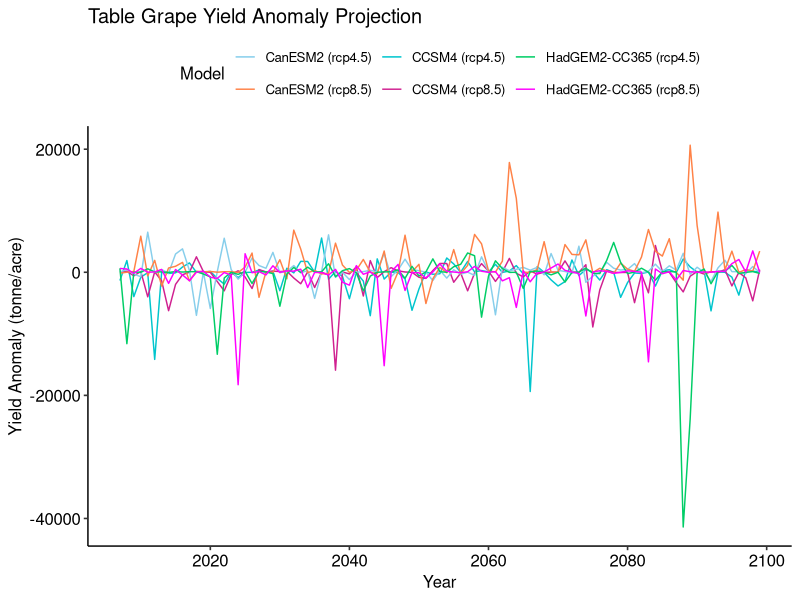
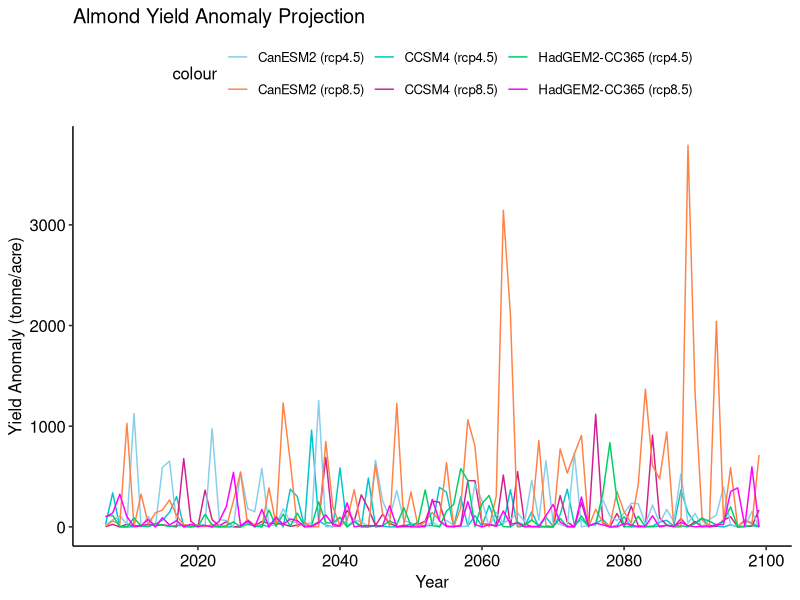
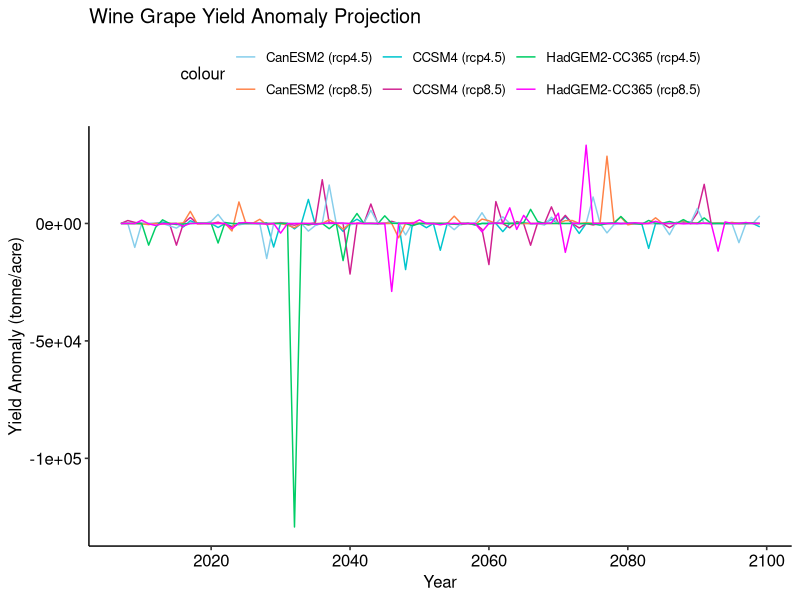
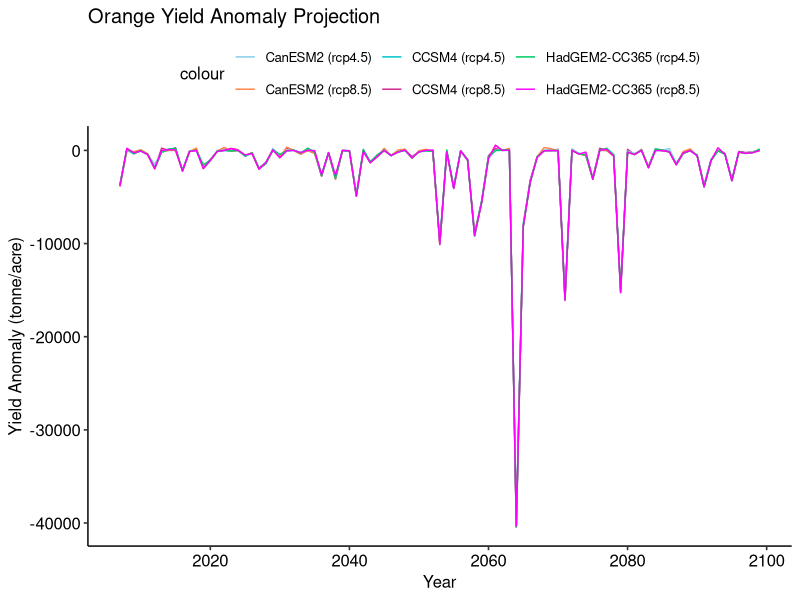
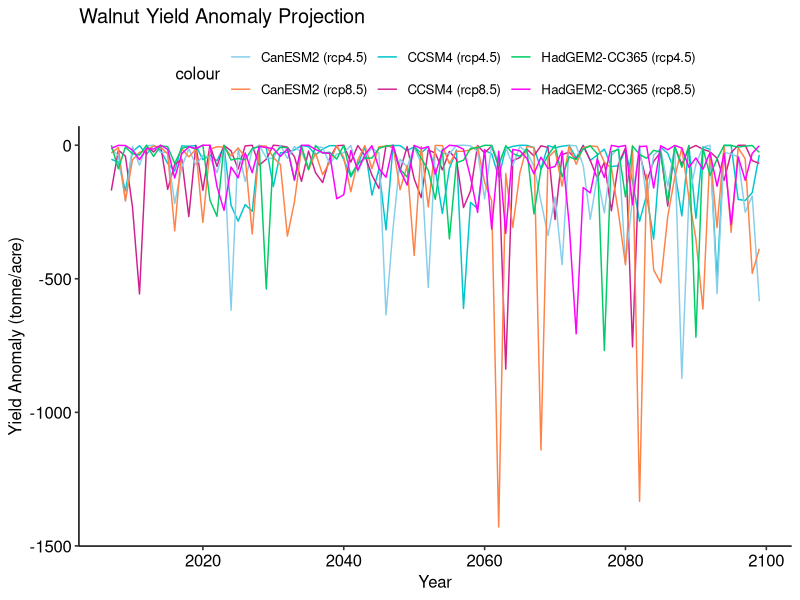
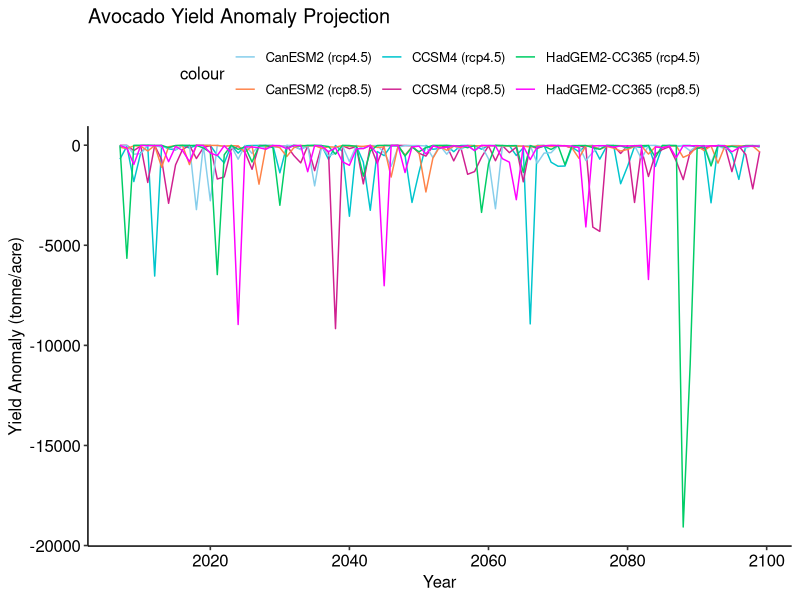

Recreate these plots in R, in order.
## ---- chunk 1
knitr::opts_chunk$set(echo = TRUE)

library(tidyverse)
library(lubridate)
library(ggpubr)

e_45 <- read_csv("CanESM2_45.csv")
e_85 <- read_csv("CanESM2_85.csv")
c_45 <- read_csv("CCSM4_45.csv")
c_85 <- read_csv("CCSM4_85.csv")
h_45 <- read_csv("HadGEM2-CC365_45.csv")
h_85 <- read_csv("HadGEM2-CC365_85.csv")

## ---- chunk 2

e_45 <- e_45 %>% 
  mutate(parsedate = mdy(date)) %>% 
  mutate(month = month(parsedate),
         year = year(parsedate))

e_85 <- e_85 %>% 
  mutate(parsedate = mdy(date)) %>% 
  mutate(month = month(parsedate),
         year = year(parsedate))

c_45 <- c_45 %>% 
  mutate(parsedate = mdy(Date)) %>% 
  mutate(month = month(parsedate),
         year = year(parsedate))

c_85 <- c_85 %>% 
  mutate(parsedate = mdy(Date)) %>% 
  mutate(month = month(parsedate),
         year = case_when(
           year(parsedate) <= 2000 ~ year(parsedate) + 100,
           year(parsedate) > 2000 ~ year(parsedate)
           ))

h_45 <- h_45 %>% 
  mutate(parsedate = mdy(date)) %>% 
  mutate(month = month(parsedate),
         year = year(parsedate))

h_85 <- h_85 %>% 
  mutate(parsedate = mdy(date)) %>% 
  mutate(month = month(parsedate),
         year = year(parsedate))

## ---- chunk 3

#Create a dataframe

crop <- data.frame("year" = 2007:2099)



## ---- chunk 4

#table grape

g_c_45 <- rep(0, 93)
g_c_85 <- rep(0, 93)
g_e_45 <- rep(0, 93)
g_e_85 <- rep(0, 93)
g_h_45 <- rep(0, 93)
g_h_85 <- rep(0, 93)

for (x in crop$year) {
  tn7_c_45 = as.numeric(c_45 %>% filter(year == (x), month == 7) %>% select(min_temp)) - 273.15
  tn7_c_85 = as.numeric(c_85 %>% filter(year == (x), month == 7) %>% select(min_temp)) - 273.15
  tn7_e_45 = as.numeric(e_45 %>% filter(year == (x), month == 7) %>% select(min_temp)) - 273.15
  tn7_e_85 = as.numeric(e_85 %>% filter(year == (x), month == 7) %>% select(min_temp)) - 273.15
  tn7_h_45 = as.numeric(h_45 %>% filter(year == (x), month == 7) %>% select(min_temp)) - 273.15
  tn7_h_85 = as.numeric(h_85 %>% filter(year == (x), month == 7) %>% select(min_temp)) - 273.15
  tn4_c_45 = as.numeric(c_45 %>% filter(year == (x), month == 4) %>% select(min_temp)) - 273.15
  tn4_c_85 = as.numeric(c_85 %>% filter(year == (x), month == 4) %>% select(min_temp)) - 273.15
  tn4_e_45 = as.numeric(e_45 %>% filter(year == (x), month == 4) %>% select(min_temp)) - 273.15
  tn4_e_85 = as.numeric(e_85 %>% filter(year == (x), month == 4) %>% select(min_temp)) - 273.15
  tn4_h_45 = as.numeric(h_45 %>% filter(year == (x), month == 4) %>% select(min_temp)) - 273.15
  tn4_h_85 = as.numeric(h_85 %>% filter(year == (x), month == 4) %>% select(min_temp)) - 273.15
  p10_c_45 = as.numeric(c_45 %>% filter(year == (x-1), month == 10) %>% select(precip))
  p10_c_85 = as.numeric(c_85 %>% filter(year == (x-1), month == 10) %>% select(precip))
  p10_e_45 = as.numeric(e_45 %>% filter(year == (x-1), month == 10) %>% select(precip))
  p10_e_85 = as.numeric(e_85 %>% filter(year == (x-1), month == 10) %>% select(precip))
  p10_h_45 = as.numeric(h_45 %>% filter(year == (x-1), month == 10) %>% select(precip))
  p10_h_85 = as.numeric(h_85 %>% filter(year == (x-1), month == 10) %>% select(precip))
  p1_c_45 = as.numeric(c_45 %>% filter(year == (x), month == 1) %>% select(precip))
  p1_c_85 = as.numeric(c_85 %>% filter(year == (x), month == 1) %>% select(precip))
  p1_e_45 = as.numeric(e_45 %>% filter(year == (x), month == 1) %>% select(precip))
  p1_e_85 = as.numeric(e_85 %>% filter(year == (x), month == 1) %>% select(precip))
  p1_h_45 = as.numeric(h_45 %>% filter(year == (x), month == 1) %>% select(precip))
  p1_h_85 = as.numeric(h_85 %>% filter(year == (x), month == 1) %>% select(precip))
  

  
  g_c_45[x-2006] = 6.93 * tn7_c_45 - 0.19 * tn7_c_45^2 + 2.61 * tn4_c_45 - 0.15 * tn4_c_45^2 + 0.035 * p1_c_45 + 0.024 * p1_c_45^2 + 1.71 * p10_c_45 - 0.673 * p10_c_45^2 - 73.89
  g_c_85[x-2006] = 6.93 * tn7_c_85 - 0.19 * tn7_c_85^2 + 2.61 * tn4_c_85 - 0.15 * tn4_c_85^2 + 0.035 * p1_c_85 + 0.024 * p1_c_85^2 + 1.71 * p10_c_85 - 0.673 * p10_c_85^2 - 73.89
  g_e_45[x-2006] = 6.93 * tn7_e_45 - 0.19 * tn7_e_45^2 + 2.61 * tn4_e_45 - 0.15 * tn4_e_45^2 + 0.035 * p1_e_45 + 0.024 * p1_e_45^2 + 1.71 * p10_e_45 - 0.673 * p10_e_45^2 - 73.89
  g_e_85[x-2006] = 6.93 * tn7_e_85 - 0.19 * tn7_e_85^2 + 2.61 * tn4_e_85 - 0.15 * tn4_e_85^2 + 0.035 * p1_e_85 + 0.024 * p1_e_85^2 + 1.71 * p10_e_85 - 0.673 * p10_e_85^2 - 73.89
  g_h_45[x-2006] = 6.93 * tn7_h_45 - 0.19 * tn7_h_45^2 + 2.61 * tn4_h_45 - 0.15 * tn4_h_45^2 + 0.035 * p1_h_45 + 0.024 * p1_h_45^2 + 1.71 * p10_h_45 - 0.673 * p10_h_45^2 - 73.89
  g_h_85[x-2006] = 6.93 * tn7_h_85 - 0.19 * tn7_h_85^2 + 2.61 * tn4_h_85 - 0.15 * tn4_h_85^2 + 0.035 * p1_h_85 + 0.024 * p1_h_85^2 + 1.71 * p10_h_85 - 0.673 * p10_h_85^2 - 73.89
  
}

## ---- chunk 5

table_grape <- data.frame("year" = crop$year, "c_45" = g_c_45, "c_85" = g_c_85, "e_45" = g_e_45, "e_85" = g_e_85, "h_45" = g_h_45, "h_85" = g_h_85)

table_grape_plot <- ggplot(table_grape) +
  geom_line(aes(x = year, y = c_45, color = "CCSM4 (rcp4.5)")) +
  geom_line(aes(x = year, y = c_85, color = "CCSM4 (rcp8.5)")) +
  geom_line(aes(x = year, y = e_45, color = "CanESM2 (rcp4.5)")) +
  geom_line(aes(x = year, y = e_85, color = "CanESM2 (rcp8.5)")) +
  geom_line(aes(x = year, y = h_45, color = "HadGEM2-CC365 (rcp4.5)")) +
  geom_line(aes(x = year, y = h_85, color = "HadGEM2-CC365 (rcp8.5)"))+
  scale_colour_manual("Model", values= c("skyblue", "sienna1", "turquoise3", "violetred", "springgreen3", "magenta")) +
  theme_pubr()+
  labs(x = "Year", y = "Yield Anomaly (tonne/acre)", title = "Table Grape Yield Anomaly Projection")+
  scale_x_continuous(breaks = seq(2000, 3000, by = 20))
  
table_grape_plot

## ---- chunk 6

#almond

a_c_45 <- rep(0, 93)
a_c_85 <- rep(0, 93)
a_e_45 <- rep(0, 93)
a_e_85 <- rep(0, 93)
a_h_45 <- rep(0, 93)
a_h_85 <- rep(0, 93)

for (x in crop$year) {

  tn2_c_45 = as.numeric(c_45 %>% filter(year == (x), month == 2) %>% select(min_temp)) - 273.15
  tn2_c_85 = as.numeric(c_85 %>% filter(year == (x), month == 2) %>% select(min_temp)) - 273.15
  tn2_e_45 = as.numeric(e_45 %>% filter(year == (x), month == 2) %>% select(min_temp)) - 273.15
  tn2_e_85 = as.numeric(e_85 %>% filter(year == (x), month == 2) %>% select(min_temp)) - 273.15
  tn2_h_45 = as.numeric(h_45 %>% filter(year == (x), month == 2) %>% select(min_temp)) - 273.15
  tn2_h_85 = as.numeric(h_85 %>% filter(year == (x), month == 2) %>% select(min_temp)) - 273.15

  p1_c_45 = as.numeric(c_45 %>% filter(year == (x), month == 1) %>% select(precip))
  p1_c_85 = as.numeric(c_85 %>% filter(year == (x), month == 1) %>% select(precip))
  p1_e_45 = as.numeric(e_45 %>% filter(year == (x), month == 1) %>% select(precip))
  p1_e_85 = as.numeric(e_85 %>% filter(year == (x), month == 1) %>% select(precip))
  p1_h_45 = as.numeric(h_45 %>% filter(year == (x), month == 1) %>% select(precip))
  p1_h_85 = as.numeric(h_85 %>% filter(year == (x), month == 1) %>% select(precip))
  

  
  a_c_45[x-2006] = -0.015 * tn2_c_45 - 0.0046 * tn2_c_45^2 - 0.07 * p1_c_45 + 0.0043 * p1_c_45^2 + 0.28
  a_c_85[x-2006] = -0.015 * tn2_c_85 - 0.0046 * tn2_c_85^2 - 0.07 * p1_c_85 + 0.0043 * p1_c_85^2 + 0.28
  a_e_45[x-2006] = -0.015 * tn2_e_45 - 0.0046 * tn2_e_45^2 - 0.07 * p1_e_45 + 0.0043 * p1_e_45^2 + 0.28
  a_e_85[x-2006] = -0.015 * tn2_e_85 - 0.0046 * tn2_e_85^2 - 0.07 * p1_e_85 + 0.0043 * p1_e_85^2 + 0.28
  a_h_45[x-2006] = -0.015 * tn2_h_45 - 0.0046 * tn2_h_45^2 - 0.07 * p1_h_45 + 0.0043 * p1_h_45^2 + 0.28
  a_h_85[x-2006] = -0.015 * tn2_h_85 - 0.0046 * tn2_h_85^2 - 0.07 * p1_h_85 + 0.0043 * p1_h_85^2 + 0.28
  
}

## ---- chunk 7

almond <- data.frame("year" = crop$year, "c_45" = a_c_45, "c_85" = a_c_85, "e_45" = a_e_45, "e_85" = a_e_85, "h_45" = a_h_45, "h_85" = a_h_85)

almond_plot <- ggplot(almond) +
  geom_line(aes(x = year, y = c_45, color = "CCSM4 (rcp4.5)")) +
  geom_line(aes(x = year, y = c_85, color = "CCSM4 (rcp8.5)")) +
  geom_line(aes(x = year, y = e_45, color = "CanESM2 (rcp4.5)")) +
  geom_line(aes(x = year, y = e_85, color = "CanESM2 (rcp8.5)")) +
  geom_line(aes(x = year, y = h_45, color = "HadGEM2-CC365 (rcp4.5)")) +
  geom_line(aes(x = year, y = h_85, color = "HadGEM2-CC365 (rcp8.5)"))+
  scale_colour_manual(values= c("skyblue", "sienna1", "turquoise3", "violetred", "springgreen3", "magenta")) +
  theme_pubr()+
  labs(x = "Year", y = "Yield Anomaly (tonne/acre)", title = "Almond Yield Anomaly Projection")+
  scale_x_continuous(breaks = seq(2000, 3000, by = 20))
  
almond_plot

## ---- chunk 8

#wine grape

w_c_45 <- rep(0, 93)
w_c_85 <- rep(0, 93)
w_e_45 <- rep(0, 93)
w_e_85 <- rep(0, 93)
w_h_45 <- rep(0, 93)
w_h_85 <- rep(0, 93)

for (x in crop$year) {

  tn4_c_45 = as.numeric(c_45 %>% filter(year == (x), month == 4) %>% select(min_temp)) - 273.15
  tn4_c_85 = as.numeric(c_85 %>% filter(year == (x), month == 4) %>% select(min_temp)) - 273.15
  tn4_e_45 = as.numeric(e_45 %>% filter(year == (x), month == 4) %>% select(min_temp)) - 273.15
  tn4_e_85 = as.numeric(e_85 %>% filter(year == (x), month == 4) %>% select(min_temp)) - 273.15
  tn4_h_45 = as.numeric(h_45 %>% filter(year == (x), month == 4) %>% select(min_temp)) - 273.15
  tn4_h_85 = as.numeric(h_85 %>% filter(year == (x), month == 4) %>% select(min_temp)) - 273.15

  p6_c_45 = as.numeric(c_45 %>% filter(year == (x), month == 6) %>% select(precip))
  p6_c_85 = as.numeric(c_85 %>% filter(year == (x), month == 6) %>% select(precip))
  p6_e_45 = as.numeric(e_45 %>% filter(year == (x), month == 6) %>% select(precip))
  p6_e_85 = as.numeric(e_85 %>% filter(year == (x), month == 6) %>% select(precip))
  p6_h_45 = as.numeric(h_45 %>% filter(year == (x), month == 6) %>% select(precip))
  p6_h_85 = as.numeric(h_85 %>% filter(year == (x), month == 6) %>% select(precip))
  
  p9_c_45 = as.numeric(c_45 %>% filter(year == (x-1), month == 9) %>% select(precip))
  p9_c_85 = as.numeric(c_85 %>% filter(year == (x-1), month == 9) %>% select(precip))
  p9_e_45 = as.numeric(e_45 %>% filter(year == (x-1), month == 9) %>% select(precip))
  p9_e_85 = as.numeric(e_85 %>% filter(year == (x-1), month == 9) %>% select(precip))
  p9_h_45 = as.numeric(h_45 %>% filter(year == (x-1), month == 9) %>% select(precip))
  p9_h_85 = as.numeric(h_85 %>% filter(year == (x-1), month == 9) %>% select(precip))
  

  
  w_c_45[x-2006] = 2.65 * tn4_c_45 - 0.17 * tn4_c_45^2 + 4.78 * p6_c_45 - 4.93 * p6_c_45^2 - 2.24 * p9_c_45 + 1.54 * p9_c_45^2 - 10.5
  w_c_85[x-2006] = 2.65 * tn4_c_85 - 0.17 * tn4_c_85^2 + 4.78 * p6_c_85 - 4.93 * p6_c_85^2 - 2.24 * p9_c_85 + 1.54 * p9_c_85^2 - 10.5
  w_e_45[x-2006] = 2.65 * tn4_e_45 - 0.17 * tn4_e_45^2 + 4.78 * p6_e_45 - 4.93 * p6_e_45^2 - 2.24 * p9_e_45 + 1.54 * p9_e_45^2 - 10.5
  w_e_85[x-2006] = 2.65 * tn4_e_85 - 0.17 * tn4_e_85^2 + 4.78 * p6_e_85 - 4.93 * p6_e_85^2 - 2.24 * p9_e_85 + 1.54 * p9_e_85^2 - 10.5
  w_h_45[x-2006] = 2.65 * tn4_h_45 - 0.17 * tn4_h_45^2 + 4.78 * p6_h_45 - 4.93 * p6_h_45^2 - 2.24 * p9_h_45 + 1.54 * p9_h_45^2 - 10.5
  w_h_85[x-2006] = 2.65 * tn4_h_85 - 0.17 * tn4_h_85^2 + 4.78 * p6_h_85 - 4.93 * p6_h_85^2 - 2.24 * p9_h_85 + 1.54 * p9_h_85^2 - 10.5
  
}

## ---- chunk 9

wgrape <- data.frame("year" = crop$year, "c_45" = w_c_45, "c_85" = w_c_85, "e_45" = w_e_45, "e_85" = w_e_85, "h_45" = w_h_45, "h_85" = w_h_85)

wgrape_plot <- ggplot(wgrape) +
  geom_line(aes(x = year, y = c_45, color = "CCSM4 (rcp4.5)")) +
  geom_line(aes(x = year, y = c_85, color = "CCSM4 (rcp8.5)")) +
  geom_line(aes(x = year, y = e_45, color = "CanESM2 (rcp4.5)")) +
  geom_line(aes(x = year, y = e_85, color = "CanESM2 (rcp8.5)")) +
  geom_line(aes(x = year, y = h_45, color = "HadGEM2-CC365 (rcp4.5)")) +
  geom_line(aes(x = year, y = h_85, color = "HadGEM2-CC365 (rcp8.5)"))+
  scale_colour_manual(values= c("skyblue", "sienna1", "turquoise3", "violetred", "springgreen3", "magenta")) +
  theme_pubr()+
  labs(x = "Year", y = "Yield Anomaly (tonne/acre)", title = "Wine Grape Yield Anomaly Projection")+
  scale_x_continuous(breaks = seq(2000, 3000, by = 20))
  
wgrape_plot

## ---- chunk 10

#orange

o_c_45 <- rep(0, 93)
o_c_85 <- rep(0, 93)
o_e_45 <- rep(0, 93)
o_e_85 <- rep(0, 93)
o_h_45 <- rep(0, 93)
o_h_85 <- rep(0, 93)

for (x in crop$year) {

  tn12_c_45 = as.numeric(c_45 %>% filter(year == (x-1), month == 12) %>% select(min_temp)) - 273.15
  tn12_c_85 = as.numeric(c_85 %>% filter(year == (x-1), month == 12) %>% select(min_temp)) - 273.15
  tn12_e_45 = as.numeric(e_45 %>% filter(year == (x-1), month == 12) %>% select(min_temp)) - 273.15
  tn12_e_85 = as.numeric(e_85 %>% filter(year == (x-1), month == 12) %>% select(min_temp)) - 273.15
  tn12_h_45 = as.numeric(h_45 %>% filter(year == (x-1), month == 12) %>% select(min_temp)) - 273.15
  tn12_h_85 = as.numeric(h_85 %>% filter(year == (x-1), month == 12) %>% select(min_temp)) - 273.15

  p5_c_45 = as.numeric(c_45 %>% filter(year == (x), month == 5) %>% select(precip))
  p5_c_85 = as.numeric(c_85 %>% filter(year == (x), month == 5) %>% select(precip))
  p5_e_45 = as.numeric(e_45 %>% filter(year == (x), month == 5) %>% select(precip))
  p5_e_85 = as.numeric(e_85 %>% filter(year == (x), month == 5) %>% select(precip))
  p5_h_45 = as.numeric(h_45 %>% filter(year == (x), month == 5) %>% select(precip))
  p5_h_85 = as.numeric(h_85 %>% filter(year == (x), month == 5) %>% select(precip))
  

  
  o_c_45[x-2006] = 1.08 * tn12_c_45 - 0.2 * tn12_c_45^2 + 4.99 * p5_c_45 - 1.97 * p5_c_45^2 - 2.47
  o_c_85[x-2006] = 1.08 * tn12_c_85 - 0.2 * tn12_c_85^2 + 4.99 * p5_c_85 - 1.97 * p5_c_45^2 - 2.47
  o_e_45[x-2006] = 1.08 * tn12_e_45 - 0.2 * tn12_e_45^2 + 4.99 * p5_e_45 - 1.97 * p5_c_45^2 - 2.47
  o_e_85[x-2006] = 1.08 * tn12_e_85 - 0.2 * tn12_e_85^2 + 4.99 * p5_e_85 - 1.97 * p5_c_45^2 - 2.47
  o_h_45[x-2006] = 1.08 * tn12_h_45 - 0.2 * tn12_h_45^2 + 4.99 * p5_h_45 - 1.97 * p5_c_45^2 - 2.47
  o_h_85[x-2006] = 1.08 * tn12_h_85 - 0.2 * tn12_h_85^2 + 4.99 * p5_h_85 - 1.97 * p5_c_45^2 - 2.47
  
}

## ---- chunk 11

orange <- data.frame("year" = crop$year, "c_45" = o_c_45, "c_85" = o_c_85, "e_45" = o_e_45, "e_85" = o_e_85, "h_45" = o_h_45, "h_85" = o_h_85)

orange_plot <- ggplot(orange) +
  geom_line(aes(x = year, y = c_45, color = "CCSM4 (rcp4.5)")) +
  geom_line(aes(x = year, y = c_85, color = "CCSM4 (rcp8.5)")) +
  geom_line(aes(x = year, y = e_45, color = "CanESM2 (rcp4.5)")) +
  geom_line(aes(x = year, y = e_85, color = "CanESM2 (rcp8.5)")) +
  geom_line(aes(x = year, y = h_45, color = "HadGEM2-CC365 (rcp4.5)")) +
  geom_line(aes(x = year, y = h_85, color = "HadGEM2-CC365 (rcp8.5)"))+
  scale_colour_manual(values= c("skyblue", "sienna1", "turquoise3", "violetred", "springgreen3", "magenta")) +
  theme_pubr()+
  labs(x = "Year", y = "Yield Anomaly (tonne/acre)", title = "Orange Yield Anomaly Projection")+
  scale_x_continuous(breaks = seq(2000, 3000, by = 20))
  
orange_plot

## ---- chunk 12

#walnuts

l_c_45 <- rep(0, 93)
l_c_85 <- rep(0, 93)
l_e_45 <- rep(0, 93)
l_e_85 <- rep(0, 93)
l_h_45 <- rep(0, 93)
l_h_85 <- rep(0, 93)

for (x in crop$year) {

  tx11_c_45 = as.numeric(c_45 %>% filter(year == (x-1), month == 11) %>% select(max_temp)) - 273.15
  tx11_c_85 = as.numeric(c_85 %>% filter(year == (x-1), month == 11) %>% select(max_temp)) - 273.15
  tx11_e_45 = as.numeric(e_45 %>% filter(year == (x-1), month == 11) %>% select(max_temp)) - 273.15
  tx11_e_85 = as.numeric(e_85 %>% filter(year == (x-1), month == 11) %>% select(max_temp)) - 273.15
  tx11_h_45 = as.numeric(h_45 %>% filter(year == (x-1), month == 11) %>% select(max_temp)) - 273.15
  tx11_h_85 = as.numeric(h_85 %>% filter(year == (x-1), month == 11) %>% select(max_temp)) - 273.15

  p2_c_45 = as.numeric(c_45 %>% filter(year == (x), month == 2) %>% select(precip))
  p2_c_85 = as.numeric(c_85 %>% filter(year == (x), month == 2) %>% select(precip))
  p2_e_45 = as.numeric(e_45 %>% filter(year == (x), month == 2) %>% select(precip))
  p2_e_85 = as.numeric(e_85 %>% filter(year == (x), month == 2) %>% select(precip))
  p2_h_45 = as.numeric(h_45 %>% filter(year == (x), month == 2) %>% select(precip))
  p2_h_85 = as.numeric(h_85 %>% filter(year == (x), month == 2) %>% select(precip))
  

  
  l_c_45[x-2006] = 0.68 * tx11_c_45 - 0.02 * tx11_c_45^2 + 0.038 * p2_c_45 - 0.0051 * p2_c_45^2 - 5.83
  l_c_85[x-2006] = 0.68 * tx11_c_85 - 0.02 * tx11_c_85^2 + 0.038 * p2_c_85 - 0.0051 * p2_c_85^2 - 5.83
  l_e_45[x-2006] = 0.68 * tx11_e_45 - 0.02 * tx11_e_45^2 + 0.038 * p2_e_45 - 0.0051 * p2_e_45^2 - 5.83
  l_e_85[x-2006] = 0.68 * tx11_e_85 - 0.02 * tx11_e_85^2 + 0.038 * p2_e_85 - 0.0051 * p2_e_85^2 - 5.83
  l_h_45[x-2006] = 0.68 * tx11_h_45 - 0.02 * tx11_h_45^2 + 0.038 * p2_h_45 - 0.0051 * p2_h_45^2 - 5.83
  l_h_85[x-2006] = 0.68 * tx11_h_85 - 0.02 * tx11_h_85^2 + 0.038 * p2_h_85 - 0.0051 * p2_h_85^2 - 5.83
  
  
}

## ---- chunk 13

walnuts <- data.frame("year" = crop$year, "c_45" = l_c_45, "c_85" = l_c_85, "e_45" = l_e_45, "e_85" = l_e_85, "h_45" = l_h_45, "h_85" = l_h_85)

walnuts_plot <- ggplot(walnuts) +
  geom_line(aes(x = year, y = c_45, color = "CCSM4 (rcp4.5)")) +
  geom_line(aes(x = year, y = c_85, color = "CCSM4 (rcp8.5)")) +
  geom_line(aes(x = year, y = e_45, color = "CanESM2 (rcp4.5)")) +
  geom_line(aes(x = year, y = e_85, color = "CanESM2 (rcp8.5)")) +
  geom_line(aes(x = year, y = h_45, color = "HadGEM2-CC365 (rcp4.5)")) +
  geom_line(aes(x = year, y = h_85, color = "HadGEM2-CC365 (rcp8.5)"))+
  scale_colour_manual(values= c("skyblue", "sienna1", "turquoise3", "violetred", "springgreen3", "magenta")) +
  theme_pubr()+
  labs(x = "Year", y = "Yield Anomaly (tonne/acre)", title = "Walnut Yield Anomaly Projection")+
  scale_x_continuous(breaks = seq(2000, 3000, by = 20))
  
walnuts_plot

## ---- chunk 14

#avocado

d_c_45 <- rep(0, 93)
d_c_85 <- rep(0, 93)
d_e_45 <- rep(0, 93)
d_e_85 <- rep(0, 93)
d_h_45 <- rep(0, 93)
d_h_85 <- rep(0, 93)

for (x in crop$year) {

  tx8_c_45 = as.numeric(c_45 %>% filter(year == (x-1), month == 8) %>% select(max_temp)) - 273.15
  tx8_c_85 = as.numeric(c_85 %>% filter(year == (x-1), month == 8) %>% select(max_temp)) - 273.15
  tx8_e_45 = as.numeric(e_45 %>% filter(year == (x-1), month == 8) %>% select(max_temp)) - 273.15
  tx8_e_85 = as.numeric(e_85 %>% filter(year == (x-1), month == 8) %>% select(max_temp)) - 273.15
  tx8_h_45 = as.numeric(h_45 %>% filter(year == (x-1), month == 8) %>% select(max_temp)) - 273.15
  tx8_h_85 = as.numeric(h_85 %>% filter(year == (x-1), month == 8) %>% select(max_temp)) - 273.15
  
  tn5_c_45 = as.numeric(c_45 %>% filter(year == (x), month == 5) %>% select(min_temp)) - 273.15
  tn5_c_85 = as.numeric(c_85 %>% filter(year == (x), month == 5) %>% select(min_temp)) - 273.15
  tn5_e_45 = as.numeric(e_45 %>% filter(year == (x), month == 5) %>% select(min_temp)) - 273.15
  tn5_e_85 = as.numeric(e_85 %>% filter(year == (x), month == 5) %>% select(min_temp)) - 273.15
  tn5_h_45 = as.numeric(h_45 %>% filter(year == (x), month == 5) %>% select(min_temp)) - 273.15
  tn5_h_85 = as.numeric(h_85 %>% filter(year == (x), month == 5) %>% select(min_temp)) - 273.15

  p10_c_45 = as.numeric(c_45 %>% filter(year == (x-1), month == 10) %>% select(precip))
  p10_c_85 = as.numeric(c_85 %>% filter(year == (x-1), month == 10) %>% select(precip))
  p10_e_45 = as.numeric(e_45 %>% filter(year == (x-1), month == 10) %>% select(precip))
  p10_e_85 = as.numeric(e_85 %>% filter(year == (x-1), month == 10) %>% select(precip))
  p10_h_45 = as.numeric(h_45 %>% filter(year == (x-1), month == 10) %>% select(precip))
  p10_h_85 = as.numeric(h_85 %>% filter(year == (x-1), month == 10) %>% select(precip))
  

  
  d_c_45[x-2006] = 17.71 * tx8_c_45 - 0.29 * tx8_c_45^2 + 3.25 * tn5_c_45 - 0.14 * tn5_c_45^2 + p10_c_45 - 0.31 * p10_c_45^2 - 288.09
  d_c_85[x-2006] = 17.71 * tx8_c_85 - 0.29 * tx8_c_85^2 + 3.25 * tn5_c_85 - 0.14 * tn5_c_85^2 + p10_c_85 - 0.31 * p10_c_85^2 - 288.09
  d_e_45[x-2006] = 17.71 * tx8_e_45 - 0.29 * tx8_e_45^2 + 3.25 * tn5_e_45 - 0.14 * tn5_e_45^2 + p10_e_45 - 0.31 * p10_e_45^2 - 288.09
  d_e_85[x-2006] = 17.71 * tx8_e_85 - 0.29 * tx8_e_85^2 + 3.25 * tn5_e_85 - 0.14 * tn5_e_85^2 + p10_e_85 - 0.31 * p10_e_85^2 - 288.09
  d_h_45[x-2006] = 17.71 * tx8_h_45 - 0.29 * tx8_h_45^2 + 3.25 * tn5_h_45 - 0.14 * tn5_h_45^2 + p10_h_45 - 0.31 * p10_h_45^2 - 288.09
  d_h_85[x-2006] = 17.71 * tx8_h_85 - 0.29 * tx8_h_85^2 + 3.25 * tn5_h_85 - 0.14 * tn5_h_85^2 + p10_h_85 - 0.31 * p10_h_85^2 - 288.09
  
  
  
}

## ---- chunk 15

avocado <- data.frame("year" = crop$year, "c_45" = d_c_45, "c_85" = d_c_85, "e_45" = d_e_45, "e_85" = d_e_85, "h_45" = d_h_45, "h_85" = d_h_85)

avocado_plot <- ggplot(avocado) +
  geom_line(aes(x = year, y = c_45, color = "CCSM4 (rcp4.5)")) +
  geom_line(aes(x = year, y = c_85, color = "CCSM4 (rcp8.5)")) +
  geom_line(aes(x = year, y = e_45, color = "CanESM2 (rcp4.5)")) +
  geom_line(aes(x = year, y = e_85, color = "CanESM2 (rcp8.5)")) +
  geom_line(aes(x = year, y = h_45, color = "HadGEM2-CC365 (rcp4.5)")) +
  geom_line(aes(x = year, y = h_85, color = "HadGEM2-CC365 (rcp8.5)"))+
  scale_colour_manual(values= c("skyblue", "sienna1", "turquoise3", "violetred", "springgreen3", "magenta")) +
  theme_pubr()+
  labs(x = "Year", y = "Yield Anomaly (tonne/acre)", title = "Avocado Yield Anomaly Projection")+
  scale_x_continuous(breaks = seq(2000, 3000, by = 20))
  
avocado_plot

